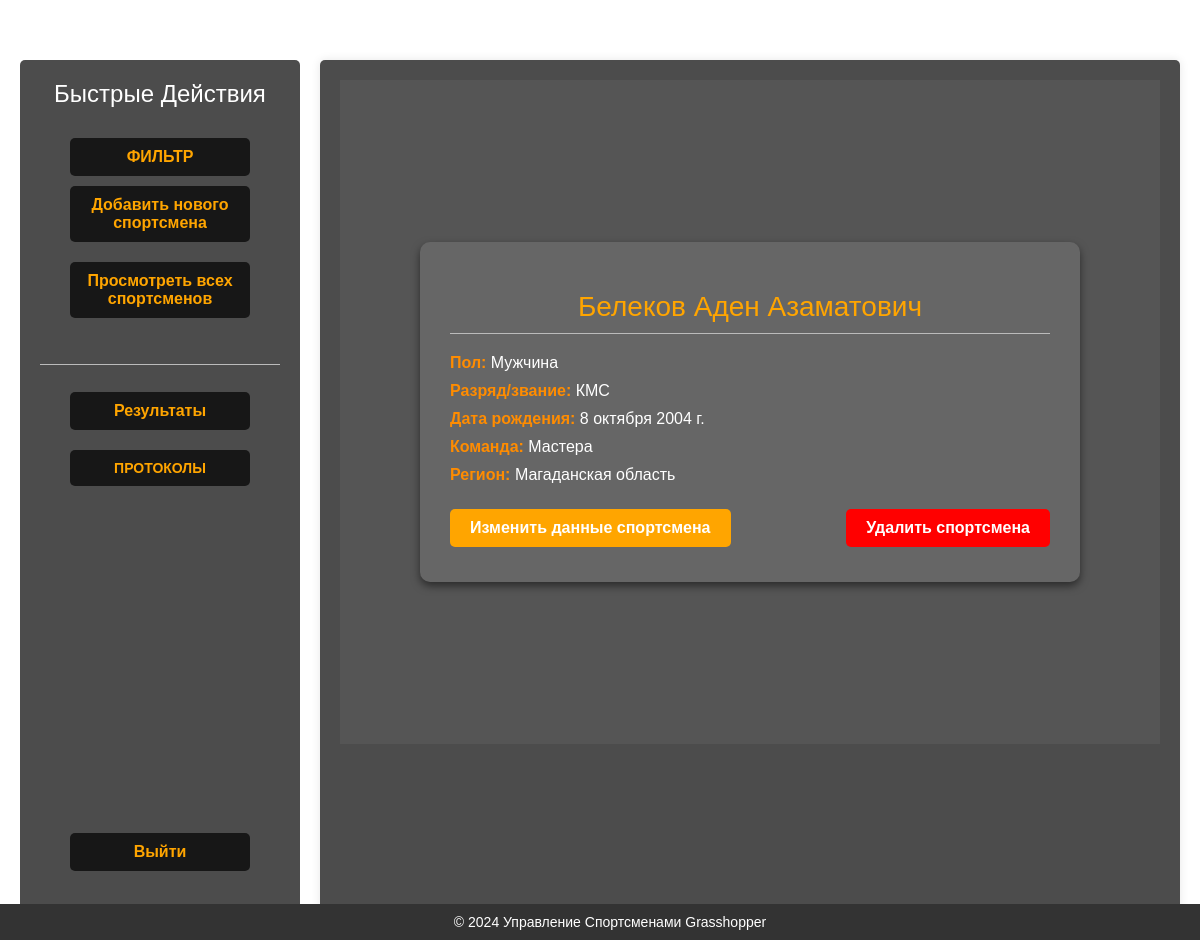
Screenshot of /grasshopper/6/ with the database file from the repository.
### grasshopper/models.py (models this page shows, shortened)
class Athlet(models.Model):
    class Gender(models.TextChoices):
        MAN = 'MN', 'Мужчина'
        WOMAN = 'WN', 'Женщина'
    class Rank(models.TextChoices):
        FIRST = 'FR', '1 разряд'
        KMS = 'KM', 'КМС'
        MS = 'MS', 'МС'
        MSMK = 'MK', 'МСМК'
    user = models.ForeignKey(User, on_delete=models.CASCADE, related_name='athletes')
    name = models.CharField('ФИО спортсмена', max_length=250)
    gender = models.CharField(max_length=2,
                              choices=Gender.choices, verbose_name="Пол")
    rank = models.CharField(max_length=2,
                              choices=Rank.choices,
                              default=Rank.FIRST,
                            verbose_name="Разряд")
    date_birthday = models.DateField('Дата рождения спортсмена', null=False)
    team = models.CharField('Название команды', max_length=250)
    region = models.CharField('Регион', max_length=250)
    publish = models.DateTimeField(default=timezone.now)
    results = models.TextField(blank=True, null=True)  # Поле для хранения результатов
    average_result = models.FloatField(null=True, blank=True)
    total_result = models.IntegerField(null=True, blank=True)  # Новое поле для суммы результатов
    objects = models.Manager()
    class Meta:
        ordering = ['-publish']
        indexes = [
            models.Index(fields=['-publish']),
        ]

### grasshopper/views.py (the view)
# urls.py: path('<int:id>/', views.athlet_detail, name='athlet_detail'),
def athlet_detail(request, id):
    athlet = get_object_or_404(Athlet, id=id)
    return render(request,
                  'grasshopper/athlet/detail.html',
                  {'athlet': athlet})

### grasshopper/templates/grasshopper/athlet/detail.html (shortened to what this page needs)
{% extends "grasshopper/base.html" %}
{% block content %}
<div class="athlet-detail-wrapper">
    <div class="athlet-detail-container">
        <h1>{{ athlet.name }}</h1>
        <div class="athlet-info">
            <p><strong>Пол:</strong> {{ athlet.get_gender_display }}</p>
            <p><strong>Разряд/звание:</strong> {{ athlet.get_rank_display }}</p>
            <p><strong>Дата рождения:</strong> {{ athlet.date_birthday }}</p>
            <p><strong>Команда:</strong> {{ athlet.team }}</p>
            <p><strong>Регион:</strong> {{ athlet.region }}</p>
        </div>
        <div class="athlet-actions">
            <a href="{% url 'grasshopper:athlet_change' athlet.id %}" class="action-button edit">Изменить данные спортсмена</a>
            <a href="{% url 'grasshopper:athlet_delete' athlet.id %}" class="action-button delete">Удалить спортсмена</a>
        </div>
    </div>
</div>
{% endblock %}

### grasshopper/static/css/grasshopper.css (style rules this page uses)
body { margin:0; padding:0; font-family:helvetica, sans-serif; }
body { margin: 0; padding: 0; font-family: Helvetica, sans-serif; background-color: #f8f9fa; }
h1 { font-weight:normal; border-bottom:1px solid #bbb; padding:0 0 10px 0; weight: auto; }

### grasshopper/templates/grasshopper/athlet/detail.html (style rules this page uses)
.athlet-detail-wrapper { display: flex; justify-content: center; align-items: center; min-height: 78vh; padding: 20px; background-color: rgba(255, 255, 255, 0.05); }
.athlet-detail-container { padding: 30px; width: 600px; background-color: rgba(255, 255, 255, 0.1); border-radius: 10px; box-shadow: 0 4px 8px rgba(0, 0, 0, 0.5); color: white; }
.athlet-detail-container h1 { text-align: center; color: #FFA500; font-size: 28px; margin-bottom: 20px; }
.athlet-info p { font-size: 16px; margin: 10px 0; }
.athlet-info strong { color: darkorange; }
.athlet-actions { margin-top: 20px; display: flex; justify-content: space-between; }
.action-button { text-decoration: none; padding: 10px 20px; font-size: 16px; font-weight: bold; border-radius: 5px; color: white; text-align: center; display: inline-block; }
.action-button.edit { background-color: #FFA500; }
.action-button.delete { background-color: red; }
a { color: darkorange; }

### rows the page displays
Athlet: name "Белеков Аден Азаматович", gender "Мужчина", rank "КМС", date_birthday "8 октября 2004 г.", team "Мастера", region "Магаданская область"
